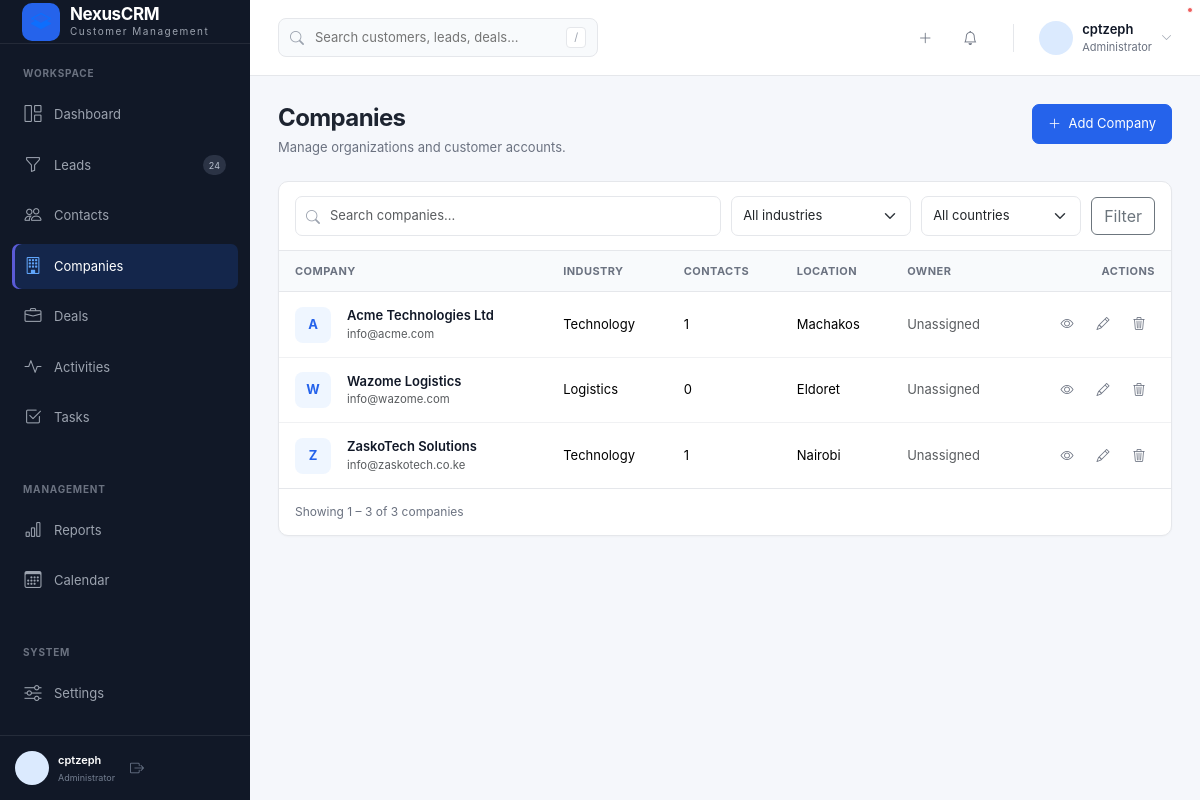
Before: /companies/ (signed in) with the older database file.
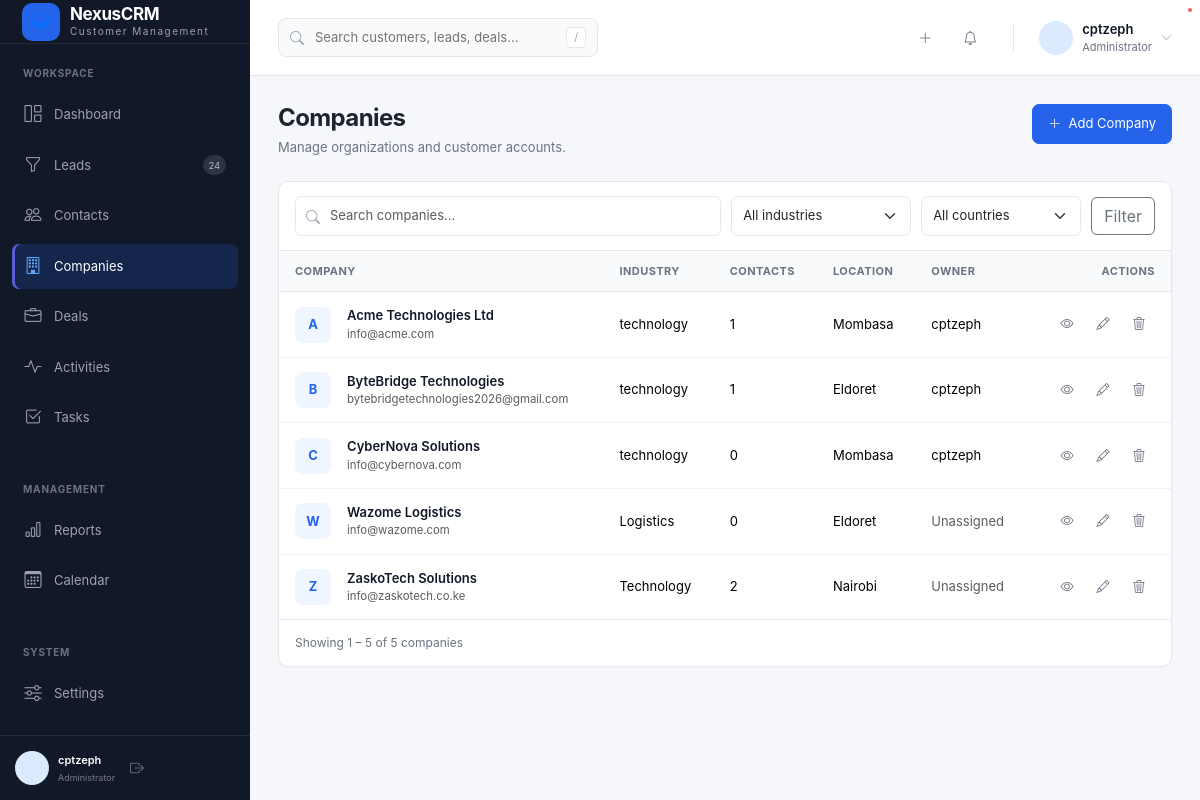
After: the same page with the newer database file.
### crmApp/models.py (models this page shows, shortened)
class Company(models.Model):
    INDUSTRY_CHOICES = [
        ("technology", "Technology"),
        ("finance", "Finance"),
        ("healthcare", "Healthcare"),
        ("education", "Education"),
        ("retail", "Retail"),
        ("manufacturing", "Manufacturing"),
        ("real_estate", "Real Estate"),
        ("hospitality", "Hospitality"),
        ("other", "Other"),
    ]
    name = models.CharField(max_length=200)
    industry = models.CharField(
        max_length=50,
        choices=INDUSTRY_CHOICES,
        blank=True
    )
    website = models.URLField(blank=True)
    email = models.EmailField(blank=True)
    phone = models.CharField(max_length=50, blank=True)
    address = models.TextField(blank=True)
    city = models.CharField(max_length=100, blank=True)
    country = models.CharField(max_length=100, blank=True)
    description = models.TextField(blank=True)
    owner = models.ForeignKey(
        User,
        on_delete=models.SET_NULL,
        null=True,
        blank=True,
        related_name="owned_companies"
    )
    created_at = models.DateTimeField(auto_now_add=True)
    updated_at = models.DateTimeField(auto_now=True)
    class Meta:
        ordering = ["name"]

### crmApp/views.py (the view, shortened to what this page needs)
@login_required
def company_list(request):
    companies = Company.objects.select_related(
        "owner"
    ).prefetch_related(
        "contacts"
    )
    search = request.GET.get("search", "").strip()
    industry = request.GET.get("industry", "").strip()
    country = request.GET.get("country", "").strip()
    if industry:
        companies = companies.filter(
            industry=industry
        )
    if country:
        companies = companies.filter(
            country=country
        )
    industries = (
        Company.objects
        .exclude(industry="")
        .values_list("industry", flat=True)
        .distinct()
        .order_by("industry")
    )
    countries = (
        Company.objects
        .exclude(country="")
        .values_list("country", flat=True)
        .distinct()
        .order_by("country")
    )
    paginator = Paginator(companies, 10)
    page_number = request.GET.get("page")
    page_obj = paginator.get_page(page_number)
    context = {
        "page_obj": page_obj,
        "companies": page_obj.object_list,
        "search": search,
        "selected_industry": industry,
        "selected_country": country,
        "industries": industries,
        "countries": countries,
    }
    return render(
        request,
        "crmApp/companies/company_list.html",
        context
    )

### templates/crmApp/companies/company_list.html (shortened to what the changed rows need)
{% extends "crmApp/base.html" %}
{% block content %}
<div class="page-header">
    <div>
        <h1 class="page-title">
            Companies
        </h1>
    </div>
</div>
<div class="crm-card">
    {% if companies %}
        <div class="table-responsive">
            <table class="table crm-table">
                <thead>
                    <tr>
                        <th>
                            Company
                        </th>
                        <th>
                            Industry
                        </th>
                        <th>
                            Contacts
                        </th>
                        <th>
                            Location
                        </th>
                        <th>
                            Owner
                        </th>
                        <th class="text-end">
                            Actions
                        </th>
                    </tr>
                </thead>
                <tbody>
                    {% for company in companies %}
                        <tr>
                            <td>
                                <div class="d-flex align-items-center gap-3">
                                    <div class="company-avatar">
                                        {{ company.name|first|upper }}
                                    </div>
                                    <div>
                                        <a
                                            href="{% url 'company_detail' company.pk %}"
                                            class="table-link"
                                        >
                                            {{ company.name }}
                                        </a>
                                        {% if company.email %}
                                            <div class="text-muted small">
                                                {{ company.email }}
                                            </div>
                                        {% endif %}
                                    </div>
                                </div>
                            </td>
                            <td>
                                {% if company.industry %}
                                    {{ company.industry }}
                                {% else %}
                                    <span class="text-muted">—</span>
                                {% endif %}
                            </td>
                            <td>
                                {{ company.contacts.count }}
                            </td>
                            <td>
                                {% if company.city %}
                                    {{ company.city }}
                                {% elif company.country %}
                                    {{ company.country }}
                                {% else %}
                                    <span class="text-muted">—</span>
                                {% endif %}
                            </td>
                            <td>
                                {% if company.owner %}
                                    {{ company.owner.get_full_name|default:company.owner.username }}
                                {% else %}
                                    <span class="text-muted">
                                        Unassigned
                                    </span>
                                {% endif %}
                            </td>
                            <td>
                                <div class="table-actions">
                                    <a
                                        href="{% url 'company_detail' company.pk %}"
                                        class="table-action-btn"
                                        title="View"
                                    >
                                        <i class="bi bi-eye"></i>
                                    </a>
                                    <a
                                        href="{% url 'company_edit' company.pk %}"
                                        class="table-action-btn"
                                        title="Edit"
                                    >
                                        <i class="bi bi-pencil"></i>
                                    </a>
                                    <a
                                        href="{% url 'company_delete' company.pk %}"
                                        class="table-action-btn danger"
                                        title="Delete"
                                    >
                                        <i class="bi bi-trash3"></i>
                                    </a>
                                </div>
                            </td>
                        </tr>
                    {% endfor %}
                </tbody>
            </table>
        </div>
        <div class="crm-pagination">
            <div class="pagination-info">
                Showing
                {{ page_obj.start_index }}
                –
                {{ page_obj.end_index }}
                of
                {{ page_obj.paginator.count }}
                companies
            </div>
        </div>
    {% endif %}
</div>
{% endblock %}

Changed rows visible on the page:
changed Company "Acme Technologies Ltd": industry "Technology" → "technology"; city "Machakos" → "Mombasa"; owner.get_full_name (not shown) → "cptzeph"; no longer shows "Unassigned"
added Company: name|first "B", name "ByteBridge Technologies", email "bytebridgetechnologies2026@gmail.com", industry "technology", contacts.count "1", city "Eldoret", owner.get_full_name "cptzeph"
added Company: name|first "C", name "CyberNova Solutions", email "info@cybernova.com", industry "technology", contacts.count "0", city "Mombasa", owner.get_full_name "cptzeph"
computed for Company "ZaskoTech Solutions": contacts.count "1" → "2"
Other visible differences:
{{ page_obj.end_index }}: "3" → "5"
{{ page_obj.paginator.count }}: "3" → "5"
